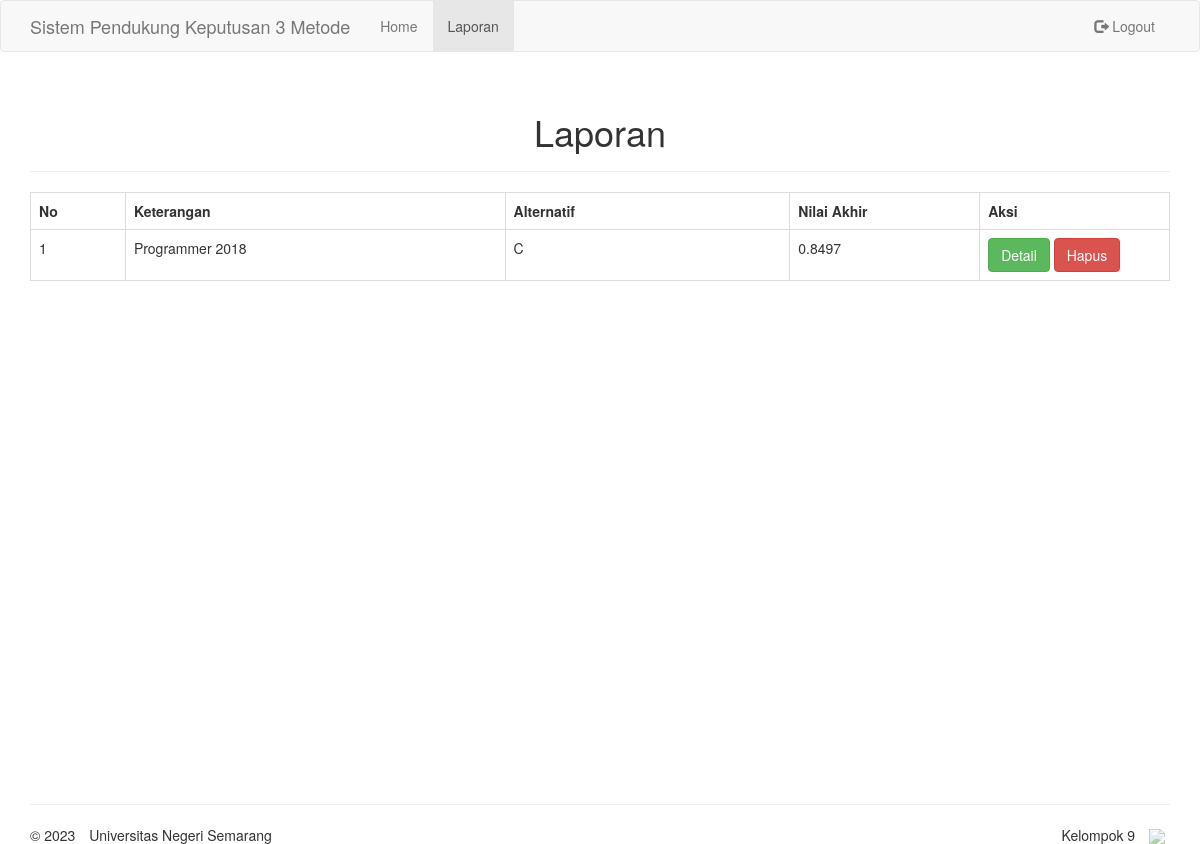
The page /laporan.php (signed in) on the database as committed earlier.
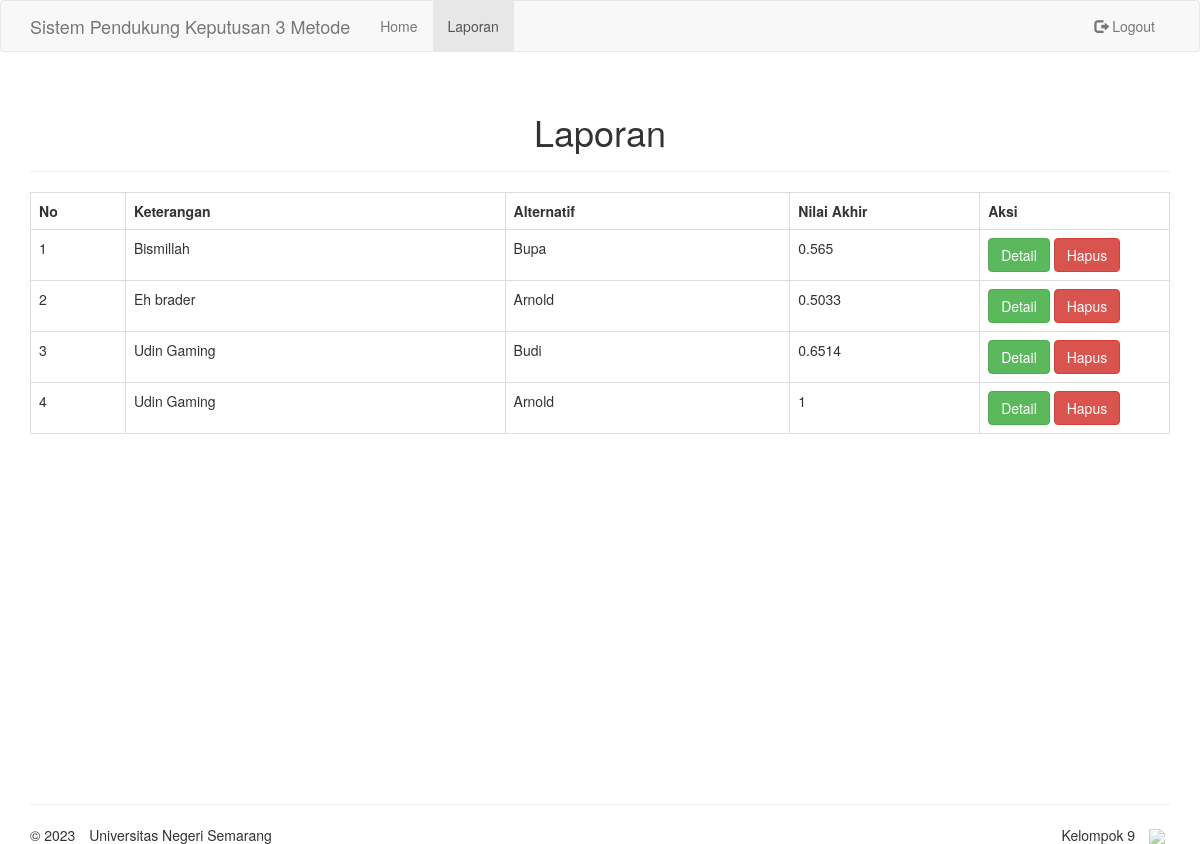
The same page on the database as committed later.
### tables this page shows
CREATE TABLE `hasil` (
  `id_pemilihan` int(11) NOT NULL,
  `alternatif` varchar(255) NOT NULL,
  `v` double NOT NULL
);

CREATE TABLE `pemilihan` (
  `id` int(11) NOT NULL,
  `keterangan` varchar(255) NOT NULL,
  `tanggal` date NOT NULL,
  `status` varchar(20) NOT NULL
);

### laporan.php (the view, shortened to what this page needs)
<?php
require './includes/config.php';
$req = $dbc->prepare("SELECT * FROM pemilihan a INNER JOIN hasil b ON a.id = b.id_pemilihan");
$req->execute();
$pemilihan = $req->fetchAll();
include './includes/header.php';
?>
<div class="col-md-12">
    <div class="page-header text-center">
        <h1>Laporan</h1>
    </div>
    <?php
    if ($pemilihan) {
    ?>
    <table class="table table-bordered">
        <tr>
            <th class="col-md-1">No</th>
            <th class="col-md-4">Keterangan</th>
            <th class="col-md-3">Alternatif</th>
            <th class="col-md-2">Nilai Akhir</th>
            <th class="col-md-2">Aksi</th>
        </tr>
        <?php
        for($i = 0; $i < count($pemilihan); $i++) {
            echo '<tr>
                <td>'.($i+1).'</td>
                <td>'.$pemilihan[$i]['keterangan'].'</td>
                <td>'.$pemilihan[$i]['alternatif'].'</td>
                <td>'.$pemilihan[$i]['v'].'</td>
                <td>
                    <a href="detail-laporan.php?id='.$pemilihan[$i]['id'].'" class="btn btn-success">Detail</a>
                    <a href="hapus-laporan.php?id='.$pemilihan[$i]['id'].'" class="btn btn-danger">Hapus</a>
                </td>
            </tr>';
        }
        ?>
    </table>
    <?php
    } else {
        echo '<div class="well well-lg text-center">
                <strong>Tidak ada data yang disimpan.</strong>
            </div>';
    }
    ?>
</div>
<?php
include './includes/footer.php';
?>

### includes/header.php (shortened to what this page needs)
<!DOCTYPE html>
<html>
<head>
    <link rel="stylesheet" href="css/bootstrap.min.css" type="text/css" />
    <link rel="stylesheet" href="css/styles.css" type="text/css" />
</head>
<body>
    <nav class="navbar navbar-default">
        <div class="container">
            <div class="navbar-header">
                <a class="navbar-brand" href="#">Sistem Pendukung Keputusan 3 Metode</a>
            </div>
            <div class="collapse navbar-collapse" id="bs-example-navbar-collapse-1">
                <ul class="nav navbar-nav">
                <?php
                $pages = array(
                    'Home' => 'index.php',
                    );
                if (isset($_SESSION['admin'])) {
                    $pages['Laporan'] = 'laporan.php';
                }
                $this_page = basename($_SERVER['PHP_SELF']);
                foreach ($pages as $key => $value) {
                    echo '<li';
                    if ($this_page == $value) {
                        echo ' class="active"';
                    }
                    echo '><a href="'.$value.'">'.$key.'</a></li>';
                }
                ?>
                </ul>
                <ul class="nav navbar-nav navbar-right">
                <?php
                if (isset($_SESSION['admin'])) {
                    echo '<li><a href="logout.php"><span class="glyphicon glyphicon-log-out" aria-hidden="true"></span> Logout</a></li>';
                }
                ?>
                </ul>
            </div>
        </div>
    </nav>
    <div class="container">
        <div class="row">

### includes/footer.php
        </div>
    </div>
    <footer class="footer footer">
        <div class="container">
            <hr>
            <ul class="list-inline pull-right">
                <li>Kelompok 9</li>
                <li><a href="https://github.com/dylansanjaya" target="_blank"><img src="img/github.png" class="sosmed"></a></li>
            </ul>
            <ul class="list-inline">
                <li>&copy; 2023</li>
                <li>Universitas Negeri Semarang</li>
            </ul>
        </div>
    </footer>
</body>
</html>

### css/styles.css (style rules this page uses)
html { position: relative; min-height: 100%; }
body { margin-bottom: 60px; }
.footer { position: absolute; bottom: 0; width: 100%; height: 60px; }
.sosmed { opacity: .5; }

Rows that differ between the two databases and show on the page:
removed hasil: id_pemilihan.keterangan "Programmer 2018", alternatif "C", v "0.8497"
added hasil: id_pemilihan.keterangan "Bismillah", alternatif "Bupa", v "0.565"
added hasil: id_pemilihan.keterangan "Eh brader", alternatif "Arnold", v "0.5033"
added hasil: id_pemilihan.keterangan "Udin Gaming", alternatif "Budi", v "0.6514"
added hasil: id_pemilihan.keterangan "Udin Gaming", alternatif "Arnold", v "1"
